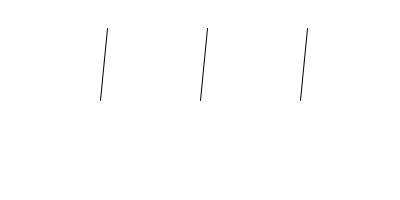
Frame 1 (no input)
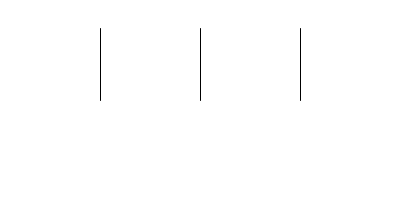
Frame 60 (the mouse pressed at the canvas centre just before this capture)
Frame 120 (the mouse held since frame 60 and released just before this capture): identical to frame 60, image omitted

The Processing sketch that drew these frames (run headless with seeded random() and noise(); from frame 60 on, the mouse is pressed at the canvas centre):

// Processing sketch: ModernArtClockDisplayDisplayDisplay
// ── ModernArtClockDisplayDisplayDisplay.pde
/* @pjs transparent=true; */
/* @pjs crisp=true; */

// Modern Art Clock
// O-R-G 

float powerCounter = 0;
int resonatorCounter = 0;
int displayCounter = 0;
int reverseSwitch = 1;


void setup() {
  size(400, 200);
  stroke(0);
  smooth();
  background(255);
}

void draw() {
  background(255); 

  displayCounter++;
  // powerCounter++; 
  
  if ( displayCounter % 14 == 0 ) {
     resonatorCounter++;  
  }
  
  if ( displayCounter % 100 == 0 ) {
      // reverseSwitch = reverseSwitch * -1;
  }
  
  powerCounter = ( ( ( displayCounter % 150 ) / 5 ) * reverseSwitch ) + 2.0;

  noFill();
  stroke(0);
  strokeWeight(1);
  // noStroke();
  // Angles for sin() and cos() start at 3 o'clock;
  // subtract HALF_PI to make them start at the top
  // ellipse(100, 100, 160, 160);
  // ellipse(300, 100, 160, 160);
  // ellipse(500, 100, 160, 160);
  // ellipse(300, 100, 160, 160);
  // float s = map(second(), 0, 60, 0, TWO_PI) - HALF_PI;
  // float m = map(minute(), 0, 60, 0, TWO_PI) - HALF_PI;
  float s = map(displayCounter % 60, 0, 60, 0, TWO_PI) - HALF_PI;
  float m = map((resonatorCounter % 2) + 30, 0, 60, 0, TWO_PI) - HALF_PI;
  float h = map(hour() % 12, 0, 12, 0, TWO_PI) - HALF_PI;
  stroke(0);
  strokeWeight(1);
  
  // Display
  line(100, 100, cos(s) * 72 + 100, sin(s) * 72 + 100);
  line(200, 100, cos(s) * 72 + 200, sin(s) * 72 + 100);
  line(300, 100, cos(s) * 72 + 300, sin(s) * 72 + 100);
    
  // Resonator
  // line(200, 20, cos(m) * 68 + 200, sin(m) * 68 + 100);
  // ellipse(cos(m) * 68 + 200, sin(m) * 68 + 100, 20, 20);
    
  // line(300, 100, cos(h) * 44 + 300, sin(h) * 44 + 100);
  
  /*
  // Power
  translate(100,100);
  strokeWeight(1);
  beginShape();
  for(int i=0;i<60;i++) {
      // curveVertex((i*1.2)*sin(i/2.0),(i*1.2)*cos(i/2.0));
      curveVertex((i*1.2)*sin(i/powerCounter),(i*1.2)*cos(i/powerCounter));
  }
  endShape(); 
  */
}
